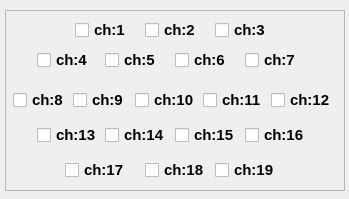
        <widget class="QWidget" name="scrollAreaWidgetContents_5">
         <property name="geometry">
          <rect>
           <x>0</x>
           <y>0</y>
           <width>349</width>
           <height>199</height>
          </rect>
         </property>
         <widget class="QFrame" name="frame">
          <property name="geometry">
           <rect>
            <x>5</x>
            <y>10</y>
            <width>340</width>
            <height>181</height>
           </rect>
          </property>
          <property name="font">
           <font>
            <pointsize>12</pointsize>
           </font>
          </property>
          <property name="frameShape">
           <enum>QFrame::StyledPanel</enum>
          </property>
          <property name="frameShadow">
           <enum>QFrame::Raised</enum>
          </property>
          <widget class="QCheckBox" name="ch_1">
           <property name="geometry">
            <rect>
             <x>70</x>
             <y>10</y>
             <width>54</width>
             <height>20</height>
            </rect>
           </property>
           <property name="palette">
            <palette>
             <active>
              <colorrole role="Text">
               <brush brushstyle="SolidPattern">
                <color alpha="255">
                 <red>0</red>
                 <green>0</green>
                 <blue>0</blue>
                </color>
               </brush>
              </colorrole>
             </active>
             <inactive>
              <colorrole role="Text">
               <brush brushstyle="SolidPattern">
                <color alpha="255">
                 <red>0</red>
                 <green>0</green>
                 <blue>0</blue>
                </color>
               </brush>
              </colorrole>
             </inactive>
             <disabled>
              <colorrole role="Text">
               <brush brushstyle="SolidPattern">
                <color alpha="255">
                 <red>69</red>
                 <green>69</green>
                 <blue>69</blue>
                </color>
               </brush>
              </colorrole>
             </disabled>
            </palette>
           </property>
           <property name="font">
            <font>
             <pointsize>11</pointsize>
             <weight>75</weight>
             <bold>true</bold>
            </font>
           </property>
           <property name="text">
            <string>ch:1</string>
           </property>
          </widget>
          <widget class="QCheckBox" name="ch_2">
           <property name="geometry">
            <rect>
             <x>140</x>
             <y>10</y>
             <width>51</width>
             <height>20</height>
            </rect>
           </property>
           <property name="font">
            <font>
             <pointsize>11</pointsize>
             <weight>75</weight>
             <bold>true</bold>
            </font>
           </property>
           <property name="text">
            <string>ch:2</string>
           </property>
          </widget>
          <widget class="QCheckBox" name="ch_3">
           <property name="geometry">
            <rect>
             <x>210</x>
             <y>10</y>
             <width>51</width>
             <height>20</height>
            </rect>
           </property>
           <property name="font">
            <font>
             <pointsize>11</pointsize>
             <weight>75</weight>
             <bold>true</bold>
            </font>
           </property>
           <property name="text">
            <string>ch:3</string>
           </property>
          </widget>
          <widget class="QCheckBox" name="ch_6">
           <property name="geometry">
            <rect>
             <x>170</x>
             <y>40</y>
             <width>51</width>
             <height>20</height>
            </rect>
           </property>
           <property name="font">
            <font>
             <pointsize>11</pointsize>
             <weight>75</weight>
             <bold>true</bold>
            </font>
           </property>
           <property name="text">
            <string>ch:6</string>
           </property>
          </widget>
          <widget class="QCheckBox" name="ch_4">
           <property name="geometry">
            <rect>
             <x>32</x>
             <y>40</y>
             <width>51</width>
             <height>20</height>
            </rect>
           </property>
           <property name="font">
            <font>
             <pointsize>11</pointsize>
             <weight>75</weight>
             <bold>true</bold>
            </font>
           </property>
           <property name="text">
            <string>ch:4</string>
           </property>
          </widget>
          <widget class="QCheckBox" name="ch_5">
           <property name="geometry">
            <rect>
             <x>100</x>
             <y>40</y>
             <width>51</width>
             <height>20</height>
            </rect>
           </property>
           <property name="font">
            <font>
             <pointsize>11</pointsize>
             <weight>75</weight>
             <bold>true</bold>
            </font>
           </property>
           <property name="text">
            <string>ch:5</string>
           </property>
          </widget>
          <widget class="QCheckBox" name="ch_9">
           <property name="geometry">
            <rect>
             <x>68</x>
             <y>80</y>
             <width>51</width>
             <height>20</height>
            </rect>
           </property>
           <property name="font">
            <font>
             <pointsize>11</pointsize>
             <weight>75</weight>
             <bold>true</bold>
            </font>
           </property>
           <property name="text">
            <string>ch:9</string>
           </property>
          </widget>
          <widget class="QCheckBox" name="ch_8">
           <property name="geometry">
            <rect>
             <x>8</x>
             <y>80</y>
             <width>51</width>
             <height>20</height>
            </rect>
           </property>
           <property name="font">
            <font>
             <pointsize>11</pointsize>
             <weight>75</weight>
             <bold>true</bold>
            </font>
           </property>
           <property name="text">
            <string>ch:8</string>
           </property>
          </widget>
          <widget class="QCheckBox" name="ch_7">
           <property name="geometry">
            <rect>
             <x>240</x>
             <y>40</y>
             <width>51</width>
             <height>20</height>
            </rect>
           </property>
           <property name="font">
            <font>
             <pointsize>11</pointsize>
             <weight>75</weight>
             <bold>true</bold>
            </font>
           </property>
           <property name="text">
            <string>ch:7</string>
           </property>
          </widget>
          <widget class="QCheckBox" name="ch_10">
           <property name="geometry">
            <rect>
             <x>130</x>
             <y>80</y>
             <width>61</width>
             <height>20</height>
            </rect>
           </property>
           <property name="font">
            <font>
             <pointsize>11</pointsize>
             <weight>75</weight>
             <bold>true</bold>
            </font>
           </property>
           <property name="text">
            <string>ch:10</string>
           </property>
          </widget>
          <widget class="QCheckBox" name="ch_12">
           <property name="geometry">
            <rect>
             <x>266</x>
             <y>80</y>
             <width>61</width>
             <height>20</height>
            </rect>
           </property>
           <property name="font">
            <font>
             <pointsize>11</pointsize>
             <weight>75</weight>
             <bold>true</bold>
            </font>
           </property>
           <property name="text">
            <string>ch:12</string>
           </property>
          </widget>
          <widget class="QCheckBox" name="ch_11">
           <property name="geometry">
            <rect>
             <x>198</x>
             <y>80</y>
             <width>61</width>
             <height>20</height>
            </rect>
           </property>
           <property name="font">
            <font>
             <pointsize>11</pointsize>
             <weight>75</weight>
             <bold>true</bold>
            </font>
           </property>
           <property name="text">
            <string>ch:11</string>
           </property>
          </widget>
          <widget class="QCheckBox" name="ch_13">
           <property name="geometry">
            <rect>
             <x>32</x>
             <y>115</y>
             <width>61</width>
             <height>20</height>
            </rect>
           </property>
           <property name="font">
            <font>
             <pointsize>11</pointsize>
             <weight>75</weight>
             <bold>true</bold>
            </font>
           </property>
           <property name="text">
            <string>ch:13</string>
           </property>
          </widget>
          <widget class="QCheckBox" name="ch_14">
           <property name="geometry">
            <rect>
             <x>100</x>
             <y>115</y>
             <width>61</width>
             <height>20</height>
            </rect>
           </property>
           <property name="font">
            <font>
             <pointsize>11</pointsize>
             <weight>75</weight>
             <bold>true</bold>
            </font>
           </property>
           <property name="text">
            <string>ch:14</string>
           </property>
          </widget>
          <widget class="QCheckBox" name="ch_15">
           <property name="geometry">
            <rect>
             <x>170</x>
             <y>115</y>
             <width>61</width>
             <height>20</height>
            </rect>
           </property>
           <property name="font">
            <font>
             <pointsize>11</pointsize>
             <weight>75</weight>
             <bold>true</bold>
            </font>
           </property>
           <property name="text">
            <string>ch:15</string>
           </property>
          </widget>
          <widget class="QCheckBox" name="ch_16">
           <property name="geometry">
            <rect>
             <x>240</x>
             <y>115</y>
             <width>61</width>
             <height>20</height>
            </rect>
           </property>
           <property name="font">
            <font>
             <pointsize>11</pointsize>
             <weight>75</weight>
             <bold>true</bold>
            </font>
           </property>
           <property name="text">
            <string>ch:16</string>
           </property>
          </widget>
          <widget class="QCheckBox" name="ch_17">
           <property name="geometry">
            <rect>
             <x>60</x>
             <y>150</y>
             <width>61</width>
             <height>20</height>
            </rect>
           </property>
           <property name="font">
            <font>
             <pointsize>11</pointsize>
             <weight>75</weight>
             <bold>true</bold>
            </font>
           </property>
           <property name="text">
            <string>ch:17</string>
           </property>
          </widget>
          <widget class="QCheckBox" name="ch_18">
           <property name="geometry">
            <rect>
             <x>140</x>
             <y>150</y>
             <width>61</width>
             <height>20</height>
            </rect>
           </property>
           <property name="font">
            <font>
             <pointsize>11</pointsize>
             <weight>75</weight>
             <bold>true</bold>
            </font>
           </property>
           <property name="text">
            <string>ch:18</string>
           </property>
          </widget>
          <widget class="QCheckBox" name="ch_19">
           <property name="geometry">
            <rect>
             <x>210</x>
             <y>150</y>
             <width>61</width>
             <height>20</height>
            </rect>
           </property>
           <property name="font">
            <font>
             <pointsize>11</pointsize>
             <weight>75</weight>
             <bold>true</bold>
            </font>
           </property>
           <property name="text">
            <string>ch:19</string>
           </property>
          </widget>
         </widget>
        </widget>
